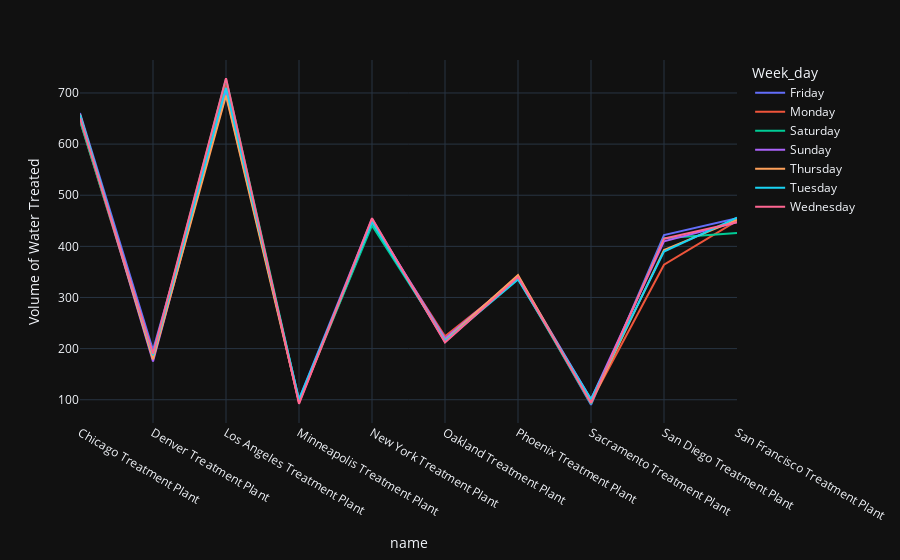

Source (notebook cell):
### Code cell
fig5 = px.line(weekly_activity, x= 'name', y= 'Volume of Water Treated', color = 'Week_day', template = 'plotly_dark')
fig5

### Figure 1 — Plotly figure (JSON) as saved in the notebook; plotly's stock layout.template omitted (floating-point values rounded to 4 significant figures)
{"data": [{"hovertemplate": "Week_day=Friday<br>name=%{x}<br>Volume of Water Treated=%{y}<extra></extra>", "legendgroup": "Friday", "line": {"color": "#636efa", "dash": "solid"}, "marker": {"symbol": "circle"}, "mode": "lines", "name": "Friday", "orientation": "v", "showlegend": true, "type": "scatter", "x": ["Chicago Treatment Plant", "Denver Treatment Plant", "Los Angeles Treatment Plant", "Minneapolis Treatment Plant", "New York Treatment Plant", "Oakland Treatment Plant", "Phoenix Treatment Plant", "Sacramento Treatment Plant", "San Diego Treatment Plant ", "San Francisco Treatment Plant"], "xaxis": "x", "y": [661, 197, 698, 101, 454, 213, 342, 90, 422, 455], "yaxis": "y"}, {"hovertemplate": "Week_day=Monday<br>name=%{x}<br>Volume of Water Treated=%{y}<extra></extra>", "legendgroup": "Monday", "line": {"color": "#EF553B", "dash": "solid"}, "marker": {"symbol": "circle"}, "mode": "lines", "name": "Monday", "orientation": "v", "showlegend": true, "type": "scatter", "x": ["Chicago Treatment Plant", "Denver Treatment Plant", "Los Angeles Treatment Plant", "Minneapolis Treatment Plant", "New York Treatment Plant", "Oakland Treatment Plant", "Phoenix Treatment Plant", "Sacramento Treatment Plant", "San Diego Treatment Plant ", "San Francisco Treatment Plant"], "xaxis": "x", "y": [646, 183, 717, 94, 446, 224, 337, 96, 364, 450], "yaxis": "y"}, {"hovertemplate": "Week_day=Saturday<br>name=%{x}<br>Volume of Water Treated=%{y}<extra></extra>", "legendgroup": "Saturday", "line": {"color": "#00cc96", "dash": "solid"}, "marker": {"symbol": "circle"}, "mode": "lines", "name": "Saturday", "orientation": "v", "showlegend": true, "type": "scatter", "x": ["Chicago Treatment Plant", "Denver Treatment Plant", "Los Angeles Treatment Plant", "Minneapolis Treatment Plant", "New York Treatment Plant", "Oakland Treatment Plant", "Phoenix Treatment Plant", "Sacramento Treatment Plant", "San Diego Treatment Plant ", "San Francisco Treatment Plant"], "xaxis": "x", "y": [646, 187, 728, 98, 441, 218, 338, 92, 416, 426], "yaxis": "y"}, {"hovertemplate": "Week_day=Sunday<br>name=%{x}<br>Volume of Water Treated=%{y}<extra></extra>", "legendgroup": "Sunday", "line": {"color": "#ab63fa", "dash": "solid"}, "marker": {"symbol": "circle"}, "mode": "lines", "name": "Sunday", "orientation": "v", "showlegend": true, "type": "scatter", "x": ["Chicago Treatment Plant", "Denver Treatment Plant", "Los Angeles Treatment Plant", "Minneapolis Treatment Plant", "New York Treatment Plant", "Oakland Treatment Plant", "Phoenix Treatment Plant", "Sacramento Treatment Plant", "San Diego Treatment Plant ", "San Francisco Treatment Plant"], "xaxis": "x", "y": [658, 175, 706, 96, 451, 220, 341, 101, 410, 447], "yaxis": "y"}, {"hovertemplate": "Week_day=Thursday<br>name=%{x}<br>Volume of Water Treated=%{y}<extra></extra>", "legendgroup": "Thursday", "line": {"color": "#FFA15A", "dash": "solid"}, "marker": {"symbol": "circle"}, "mode": "lines", "name": "Thursday", "orientation": "v", "showlegend": true, "type": "scatter", "x": ["Chicago Treatment Plant", "Denver Treatment Plant", "Los Angeles Treatment Plant", "Minneapolis Treatment Plant", "New York Treatment Plant", "Oakland Treatment Plant", "Phoenix Treatment Plant", "Sacramento Treatment Plant", "San Diego Treatment Plant ", "San Francisco Treatment Plant"], "xaxis": "x", "y": [658, 179, 695, 96, 450, 216, 344, 94, 393, 452], "yaxis": "y"}, {"hovertemplate": "Week_day=Tuesday<br>name=%{x}<br>Volume of Water Treated=%{y}<extra></extra>", "legendgroup": "Tuesday", "line": {"color": "#19d3f3", "dash": "solid"}, "marker": {"symbol": "circle"}, "mode": "lines", "name": "Tuesday", "orientation": "v", "showlegend": true, "type": "scatter", "x": ["Chicago Treatment Plant", "Denver Treatment Plant", "Los Angeles Treatment Plant", "Minneapolis Treatment Plant", "New York Treatment Plant", "Oakland Treatment Plant", "Phoenix Treatment Plant", "Sacramento Treatment Plant", "San Diego Treatment Plant ", "San Francisco Treatment Plant"], "xaxis": "x", "y": [657, 187, 710, 100, 448, 215, 335, 101, 390, 456], "yaxis": "y"}, {"hovertemplate": "Week_day=Wednesday<br>name=%{x}<br>Volume of Water Treated=%{y}<extra></extra>", "legendgroup": "Wednesday", "line": {"color": "#FF6692", "dash": "solid"}, "marker": {"symbol": "circle"}, "mode": "lines", "name": "Wednesday", "orientation": "v", "showlegend": true, "type": "scatter", "x": ["Chicago Treatment Plant", "Denver Treatment Plant", "Los Angeles Treatment Plant", "Minneapolis Treatment Plant", "New York Treatment Plant", "Oakland Treatment Plant", "Phoenix Treatment Plant", "Sacramento Treatment Plant", "San Diego Treatment Plant ", "San Francisco Treatment Plant"], "xaxis": "x", "y": [651, 190, 729, 92, 455, 212, 340, 94, 415, 447], "yaxis": "y"}], "layout": {"legend": {"title": {"text": "Week_day"}, "tracegroupgap": 0}, "margin": {"t": 60}, "xaxis": {"anchor": "y", "domain": [0, 1], "title": {"text": "name"}}, "yaxis": {"anchor": "x", "domain": [0, 1], "title": {"text": "Volume of Water Treated"}}}}
